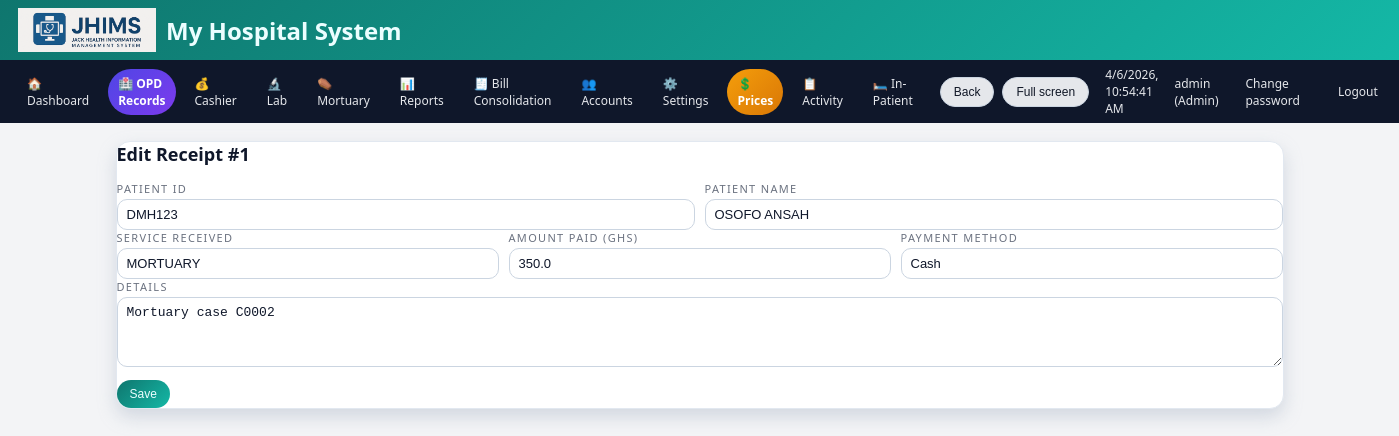
The page /cashier/edit/1 (signed in) on the database its author committed.
### tables this page shows
CREATE TABLE patient_records(id INTEGER PRIMARY KEY AUTOINCREMENT,date TEXT,receipt_number TEXT,patient_id TEXT,patient_name TEXT,service_received TEXT,amount_paid REAL,amount_in_words TEXT,cashier_name TEXT,payment_method TEXT,details TEXT);

### app.py (the view, shortened to what this page needs)
@app.route("/cashier/edit/<int:rec_id>", methods=["GET", "POST"])
@login_required(role="Admin")
def edit_receipt(rec_id):
    conn = get_db()
    c = conn.cursor()
    c.execute("SELECT * FROM patient_records WHERE id=?", (rec_id,))
    rec = c.fetchone()
    conn.close()
    if not rec:
        flash("Receipt not found.", "danger")
        return redirect(url_for("cashier"))
    return render_template("edit_receipt.html", rec=rec)

### app.py (called while the page is built)
def get_db():
    conn = sqlite3.connect(DB_PATH)
    conn.row_factory = sqlite3.Row
    return conn

@app.context_processor
def inject_hospital():
    return dict(hospital=get_hospital())

def get_hospital():
    conn = get_db()
    c = conn.cursor()
    c.execute("SELECT * FROM hospital_settings LIMIT 1")
    data = c.fetchone()
    conn.close()
    return data

def login_required(role=None):
    def deco(f):
        @wraps(f)
        def wrapper(*args, **kwargs):
            if "user" not in session:
                return redirect(url_for("login"))
            if role and session.get("role") not in (role, "Admin"):
                flash("Access denied for your role.", "danger")
                return redirect(url_for("dashboard"))
            return f(*args, **kwargs)
        return wrapper
    return deco

@app.before_request
def startup():
    global _db_initialized
    if not _db_initialized:
        init_db()
        _db_initialized = True

@app.context_processor
def inject_globals():
    conn = get_db()
    c = conn.cursor()
    c.execute("SELECT name, insured_price, non_insured_price FROM lab_test_prices ORDER BY name")
    tests = c.fetchall()
    c.execute("SELECT name FROM services ORDER BY name")
    services = [r["name"] for r in c.fetchall()]
    conn.close()
    return dict(
        APP_NAME=APP_NAME,
        HOSPITAL_NAME=HOSPITAL_NAME,
        HOSPITAL_ADDRESS=HOSPITAL_ADDRESS,
        HOSPITAL_PHONE=HOSPITAL_PHONE,
        POWERED_BY=POWERED_BY,
        LAB_TESTS=tests,
        SERVICES=services,
        now=datetime.now,
    )

### templates/edit_receipt.html
{% extends "base.html" %}
{% block content %}
<div class="card">
  <h2>Edit Receipt #{{ rec.id }}</h2>
  <form method="post">
    <div class="row">
      <div class="col"><label>Patient ID</label><input type="text" name="patient_id" value="{{ rec.patient_id }}"></div>
      <div class="col"><label>Patient Name</label><input type="text" name="patient_name" value="{{ rec.patient_name }}" required></div>
    </div>
    <div class="row">
      <div class="col">
        <label>Service Received</label>
        <input type="text" name="service_received" value="{{ rec.service_received }}" required>
      </div>
      <div class="col">
        <label>Amount Paid (GHS)</label>
        <input type="number" step="0.01" name="amount_paid" value="{{ rec.amount_paid or 0 }}">
      </div>
      <div class="col">
        <label>Payment Method</label>
        <input type="text" name="payment_method" value="{{ rec.payment_method }}">
      </div>
    </div>
    <div><label>Details</label><textarea name="details">{{ rec.details or '' }}</textarea></div>
    <button class="btn btn-primary" type="submit" style="margin-top:8px;">Save</button>
  </form>
</div>
{% endblock %}

### templates/base.html (shortened to what this page needs)
<!doctype html>
<html>
  <head>
  </head>
  <body class="theme-{{ THEME|default('light') }}">
    <header>
      <img src="{{ url_for('static', filename='jhims_logo.png') }}" alt="JHIMS" onerror="this.style.display='none'">
      <div style="display:flex; align-items:center; gap:10px;">
    <div>
        <h2 style="margin:0;">
            {{ hospital.hospital_name or "My Hospital System" }}
        </h2>
    </div>
</div>
    </header>
    {% if session.get('user') %}
    <nav class="no-print">
      <a href="{{ url_for('dashboard') }}">🏠 Dashboard</a>
      {% if session.get('role') in ['Admin','Records'] %}<a href="{{ url_for('records') }}" style="background:linear-gradient(135deg,#4f46e5,#7c3aed);color:#fff;font-weight:700;border:none;">🏥 OPD Records</a>{% endif %}
      <a href="{{ url_for('cashier') }}">💰 Cashier</a>
      <a href="{{ url_for('lab') }}">🔬 Lab</a>
      <a href="{{ url_for('mortuary') }}">⚰️ Mortuary</a>
      <a href="{{ url_for('reports_home') }}">📊 Reports</a>
      {% if session.get('role') in ['Admin','Cashier'] %}<a href="{{ url_for('bill_consolidation') }}">🧾 Bill Consolidation</a>{% endif %}
      {% if session.get('role') == 'Admin' %}
      <a href="{{ url_for('manage_users') }}">👥 Accounts</a>
      <a href="{{ url_for('settings') }}">⚙️ Settings</a>
      <a href="{{ url_for('admin_price_settings') }}" style="background:linear-gradient(135deg,#f59e0b,#d97706);color:#fff;font-weight:700;border:none;">💲 Prices</a>
      <a href="{{ url_for('activity_log') }}">📋 Activity</a>
      <a href="/ipd">🛏️ In-Patient</a>
      {% endif %}
      <button class="btn btn-secondary" type="button" onclick="goBack()">Back</button>
      <button class="btn btn-secondary" type="button" onclick="enterFullscreen()">Full screen</button>
      <span style="font-size:12px;margin-left:8px;" id="clock"></span>
      <span style="font-size:12px;margin-left:8px;">{{ session.get('user') }} ({{ session.get('role') }})</span>
      <a href="{{ url_for('change_password') }}" style="font-size:12px;margin-left:8px;">Change password</a>
      <a href="{{ url_for('logout') }}" style="font-size:12px;margin-left:8px;">Logout</a>
    </nav>
    {% endif %}
    <div class="container">
      {% block content %}{% endblock %}
    </div>
  </body>
</html>

### templates/base.html (style rules this page uses)
:root { --accent:#0f766e; --accent-strong:#0d9488; --accent-soft:#a7f3d0; --danger:#b91c1c; --border-soft:#e2e8f0; --bg-light:#f3f4f6; --bg-card:#ffffff; --text-main:#0f172a; --text-muted:#6b7280; }
* { box-sizing:border-box; }
body { margin:0; font-family:system-ui,-apple-system,BlinkMacSystemFont,"Segoe UI",sans-serif; }
body.theme-light { background:var(--bg-light); color:var(--text-main); }
body.theme-light header { background:linear-gradient(135deg,#0f766e,#14b8a6); color:#ecfeff; box-shadow:0 8px 20px rgba(15,118,110,.45); }
body.theme-light nav { background:#0f172a; color:#e5e7eb; }
body.theme-light .card { background:var(--bg-card); border-radius:14px; border:1px solid var(--border-soft); box-shadow:0 8px 18px rgba(148,163,184,.35); }
header { padding:8px 18px; display:flex; align-items:center; gap:10px; }
header img { height:44px; }
nav { padding:6px 16px; display:flex; align-items:center; gap:8px; }
nav a { color:#e5e7eb; text-decoration:none; font-size:12px; padding:6px 10px; border-radius:999px; border:1px solid transparent; transition:.16s ease; }
.container { max-width:1200px; margin:18px auto 40px auto; padding:0 16px; }
.card h2 { margin-top:0; font-size:18px; }
input[type=text], input[type=password], input[type=number], input[type=date], select, textarea { width:100%; padding:7px 9px; border-radius:10px; border:1px solid #cbd5e1; font-size:13px; background:#ffffff; color:#0f172a; outline:none; transition:.15s border-color,.15s box-shadow,.15s background; }
textarea { min-height:70px;resize:vertical; }
input::placeholder,textarea::placeholder { color:#9ca3af; }
label { display:block; font-size:11px; margin-bottom:3px; color:#6b7280; text-transform:uppercase; letter-spacing:.12em; }
.row { display:flex;gap:10px;flex-wrap:wrap; }
.col { flex:1;min-width:180px; }
.btn { display:inline-flex; align-items:center; justify-content:center; gap:5px; padding:7px 13px; border-radius:999px; border:none; font-size:12px; font-weight:500; cursor:pointer; white-space:nowrap; transition:.16s transform,.16s box-shadow,.16s background; }
.btn-primary { background:linear-gradient(135deg,#0f766e,#14b8a6); color:#ecfeff; }
.btn-secondary { background:#e5e7eb; color:#111827; border:1px solid #cbd5e1; }

### rows shown on the page
patient_records: get "admin", get "Admin", id "1", patient_id "DMH123", patient_name "OSOFO ANSAH", service_received "MORTUARY", amount_paid "350.0", payment_method "Cash", details "Mortuary case C0002"

### other values the page prints
{{ hospital.hospital_name or "My Hospital System" }} "My Hospital System"
